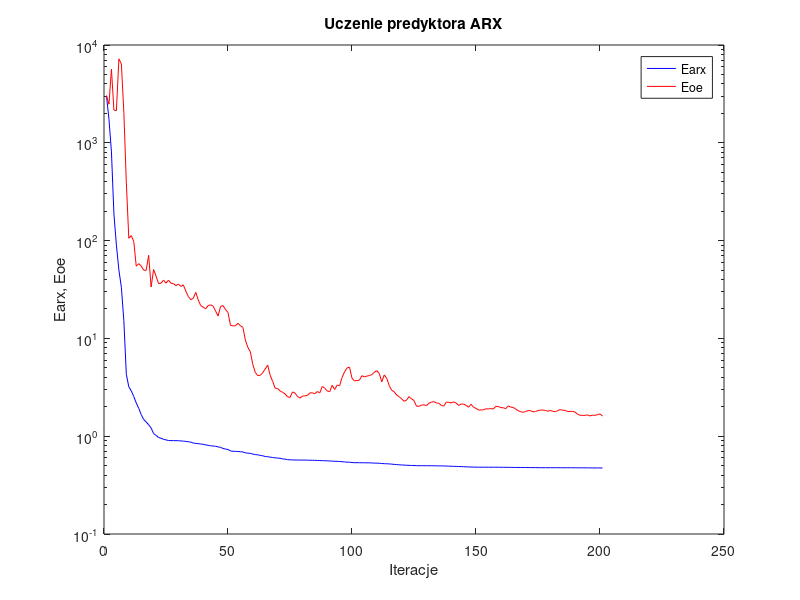
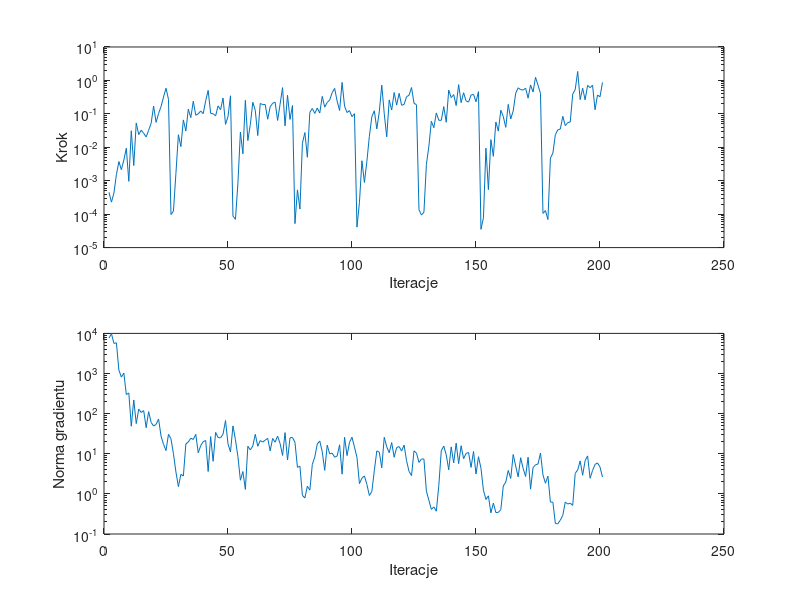

Write the MATLAB code that produced these figures, in order.
%uczenie predyktora arx
clear all;
n=0; farx(n+1)=3.017046e+003; foe(n+1)=3.048026e+003; wspucz(n+1)=0.000000e+000; ng(n+1)=0.000000e+000;
%odnowa zmiennej metryki
n=1; farx(n+1)=1.742505e+003; foe(n+1)=2.480515e+003; krok(n+1)=4.494798e-004; ng(n+1)=7.625356e+003;
n=2; farx(n+1)=8.068249e+002; foe(n+1)=5.664486e+003; krok(n+1)=2.288097e-004; ng(n+1)=9.844398e+003;
n=3; farx(n+1)=1.865431e+002; foe(n+1)=2.159756e+003; krok(n+1)=4.283128e-004; ng(n+1)=5.627692e+003;
n=4; farx(n+1)=8.989060e+001; foe(n+1)=2.129974e+003; krok(n+1)=1.524981e-003; ng(n+1)=5.825508e+003;
n=5; farx(n+1)=5.003415e+001; foe(n+1)=7.209308e+003; krok(n+1)=3.752448e-003; ng(n+1)=1.210140e+003;
n=6; farx(n+1)=3.334369e+001; foe(n+1)=6.408383e+003; krok(n+1)=2.141344e-003; ng(n+1)=8.155408e+002;
n=7; farx(n+1)=1.520637e+001; foe(n+1)=2.052198e+003; krok(n+1)=4.174641e-003; ng(n+1)=1.024451e+003;
n=8; farx(n+1)=4.297860e+000; foe(n+1)=3.929385e+002; krok(n+1)=9.358895e-003; ng(n+1)=2.994035e+002;
n=9; farx(n+1)=3.198910e+000; foe(n+1)=1.056592e+002; krok(n+1)=9.589643e-004; ng(n+1)=3.279646e+002;
n=10; farx(n+1)=2.907842e+000; foe(n+1)=1.123554e+002; krok(n+1)=3.123706e-002; ng(n+1)=4.868831e+001;
n=11; farx(n+1)=2.545610e+000; foe(n+1)=9.833968e+001; krok(n+1)=2.850058e-003; ng(n+1)=2.191767e+002;
n=12; farx(n+1)=2.188987e+000; foe(n+1)=5.475270e+001; krok(n+1)=5.335388e-002; ng(n+1)=5.657147e+001;
n=13; farx(n+1)=1.929510e+000; foe(n+1)=5.810172e+001; krok(n+1)=2.399905e-002; ng(n+1)=1.298025e+002;
n=14; farx(n+1)=1.664697e+000; foe(n+1)=5.504496e+001; krok(n+1)=3.243318e-002; ng(n+1)=1.070624e+002;
n=15; farx(n+1)=1.481211e+000; foe(n+1)=4.983668e+001; krok(n+1)=2.617232e-002; ng(n+1)=1.191047e+002;
n=16; farx(n+1)=1.400377e+000; foe(n+1)=4.965528e+001; krok(n+1)=2.038266e-002; ng(n+1)=4.461495e+001;
n=17; farx(n+1)=1.308635e+000; foe(n+1)=7.075246e+001; krok(n+1)=3.234070e-002; ng(n+1)=1.122880e+002;
n=18; farx(n+1)=1.212892e+000; foe(n+1)=3.352359e+001; krok(n+1)=5.197516e-002; ng(n+1)=6.034749e+001;
n=19; farx(n+1)=1.064163e+000; foe(n+1)=5.063195e+001; krok(n+1)=1.713887e-001; ng(n+1)=4.919616e+001;
n=20; farx(n+1)=1.018984e+000; foe(n+1)=4.325537e+001; krok(n+1)=5.565015e-002; ng(n+1)=5.391139e+001;
n=21; farx(n+1)=9.709270e-001; foe(n+1)=3.635441e+001; krok(n+1)=1.019950e-001; ng(n+1)=7.349526e+001;
n=22; farx(n+1)=9.523157e-001; foe(n+1)=3.670399e+001; krok(n+1)=1.655202e-001; ng(n+1)=2.753844e+001;
n=23; farx(n+1)=9.289763e-001; foe(n+1)=3.950731e+001; krok(n+1)=3.183983e-001; ng(n+1)=1.715127e+001;
n=24; farx(n+1)=9.165886e-001; foe(n+1)=3.672274e+001; krok(n+1)=5.841487e-001; ng(n+1)=1.201365e+001;
n=25; farx(n+1)=9.042866e-001; foe(n+1)=3.944538e+001; krok(n+1)=2.726979e-001; ng(n+1)=3.051874e+001;
%odnowa zmiennej metryki
n=26; farx(n+1)=9.016758e-001; foe(n+1)=3.666842e+001; krok(n+1)=9.776439e-005; ng(n+1)=2.358861e+001;
n=27; farx(n+1)=9.012654e-001; foe(n+1)=3.633922e+001; krok(n+1)=1.231773e-004; ng(n+1)=1.003261e+001;
n=28; farx(n+1)=9.005899e-001; foe(n+1)=3.468144e+001; krok(n+1)=1.667309e-003; ng(n+1)=3.513776e+000;
n=29; farx(n+1)=8.988734e-001; foe(n+1)=3.591649e+001; krok(n+1)=2.378798e-002; ng(n+1)=1.519107e+000;
n=30; farx(n+1)=8.954883e-001; foe(n+1)=3.403001e+001; krok(n+1)=1.046652e-002; ng(n+1)=3.067385e+000;
n=31; farx(n+1)=8.897371e-001; foe(n+1)=3.522154e+001; krok(n+1)=6.589702e-002; ng(n+1)=2.787467e+000;
n=32; farx(n+1)=8.857500e-001; foe(n+1)=3.034973e+001; krok(n+1)=3.068686e-002; ng(n+1)=1.754195e+001;
n=33; farx(n+1)=8.766045e-001; foe(n+1)=2.680542e+001; krok(n+1)=1.383770e-001; ng(n+1)=1.967188e+001;
n=34; farx(n+1)=8.707178e-001; foe(n+1)=2.489450e+001; krok(n+1)=7.700420e-002; ng(n+1)=2.443022e+001;
n=35; farx(n+1)=8.502862e-001; foe(n+1)=2.572955e+001; krok(n+1)=2.385171e-001; ng(n+1)=2.272272e+001;
n=36; farx(n+1)=8.441716e-001; foe(n+1)=2.958716e+001; krok(n+1)=9.089589e-002; ng(n+1)=3.051773e+001;
n=37; farx(n+1)=8.395528e-001; foe(n+1)=2.478768e+001; krok(n+1)=1.000780e-001; ng(n+1)=1.056039e+001;
n=38; farx(n+1)=8.320919e-001; foe(n+1)=2.163725e+001; krok(n+1)=1.221956e-001; ng(n+1)=1.594956e+001;
n=39; farx(n+1)=8.261894e-001; foe(n+1)=2.084393e+001; krok(n+1)=1.011873e-001; ng(n+1)=2.002817e+001;
n=40; farx(n+1)=8.152957e-001; foe(n+1)=2.007162e+001; krok(n+1)=2.468078e-001; ng(n+1)=2.143985e+001;
n=41; farx(n+1)=8.066342e-001; foe(n+1)=2.169171e+001; krok(n+1)=5.030381e-001; ng(n+1)=3.614469e+000;
n=42; farx(n+1)=7.976068e-001; foe(n+1)=2.203589e+001; krok(n+1)=1.039503e-001; ng(n+1)=2.683196e+001;
n=43; farx(n+1)=7.942178e-001; foe(n+1)=2.136416e+001; krok(n+1)=1.008497e-001; ng(n+1)=6.499846e+000;
n=44; farx(n+1)=7.887920e-001; foe(n+1)=1.901767e+001; krok(n+1)=8.693674e-002; ng(n+1)=3.409790e+001;
n=45; farx(n+1)=7.776278e-001; foe(n+1)=1.693967e+001; krok(n+1)=1.732520e-001; ng(n+1)=2.545600e+001;
n=46; farx(n+1)=7.690977e-001; foe(n+1)=2.125327e+001; krok(n+1)=1.328156e-001; ng(n+1)=2.486548e+001;
n=47; farx(n+1)=7.490899e-001; foe(n+1)=2.163362e+001; krok(n+1)=2.981475e-001; ng(n+1)=3.087559e+001;
n=48; farx(n+1)=7.390403e-001; foe(n+1)=1.970333e+001; krok(n+1)=4.858193e-002; ng(n+1)=6.727128e+001;
n=49; farx(n+1)=7.312383e-001; foe(n+1)=1.841116e+001; krok(n+1)=8.321100e-002; ng(n+1)=1.766342e+001;
n=50; farx(n+1)=7.075472e-001; foe(n+1)=1.362694e+001; krok(n+1)=3.465039e-001; ng(n+1)=1.112808e+001;
%odnowa zmiennej metryki
n=51; farx(n+1)=7.007504e-001; foe(n+1)=1.342208e+001; krok(n+1)=8.763006e-005; ng(n+1)=4.950109e+001;
n=52; farx(n+1)=6.996251e-001; foe(n+1)=1.347380e+001; krok(n+1)=7.005353e-005; ng(n+1)=2.229631e+001;
n=53; farx(n+1)=6.976164e-001; foe(n+1)=1.423927e+001; krok(n+1)=8.684522e-004; ng(n+1)=8.477847e+000;
n=54; farx(n+1)=6.932240e-001; foe(n+1)=1.349218e+001; krok(n+1)=2.858001e-002; ng(n+1)=2.187314e+000;
n=55; farx(n+1)=6.904671e-001; foe(n+1)=1.298819e+001; krok(n+1)=6.408577e-003; ng(n+1)=3.604221e+000;
n=56; farx(n+1)=6.755609e-001; foe(n+1)=9.618886e+000; krok(n+1)=2.538306e-001; ng(n+1)=1.292120e+000;
n=57; farx(n+1)=6.711334e-001; foe(n+1)=8.096363e+000; krok(n+1)=1.586441e-002; ng(n+1)=1.536219e+001;
n=58; farx(n+1)=6.669342e-001; foe(n+1)=7.308670e+000; krok(n+1)=4.797973e-002; ng(n+1)=1.246694e+001;
n=59; farx(n+1)=6.576059e-001; foe(n+1)=5.415046e+000; krok(n+1)=2.223238e-001; ng(n+1)=1.567615e+001;
n=60; farx(n+1)=6.480976e-001; foe(n+1)=4.496301e+000; krok(n+1)=1.269085e-001; ng(n+1)=3.052757e+001;
n=61; farx(n+1)=6.453519e-001; foe(n+1)=4.162383e+000; krok(n+1)=2.243330e-002; ng(n+1)=1.535452e+001;
n=62; farx(n+1)=6.367224e-001; foe(n+1)=4.194659e+000; krok(n+1)=2.048545e-001; ng(n+1)=2.134438e+001;
n=63; farx(n+1)=6.306070e-001; foe(n+1)=4.455070e+000; krok(n+1)=1.890204e-001; ng(n+1)=1.957470e+001;
n=64; farx(n+1)=6.200199e-001; foe(n+1)=4.875265e+000; krok(n+1)=1.902702e-001; ng(n+1)=2.181842e+001;
n=65; farx(n+1)=6.165738e-001; foe(n+1)=5.336791e+000; krok(n+1)=6.900644e-002; ng(n+1)=2.417387e+001;
n=66; farx(n+1)=6.112933e-001; foe(n+1)=4.185710e+000; krok(n+1)=1.630613e-001; ng(n+1)=1.180651e+001;
n=67; farx(n+1)=6.054942e-001; foe(n+1)=3.642550e+000; krok(n+1)=2.064051e-001; ng(n+1)=2.407129e+001;
n=68; farx(n+1)=6.009014e-001; foe(n+1)=3.095895e+000; krok(n+1)=2.250273e-001; ng(n+1)=1.941567e+001;
n=69; farx(n+1)=5.982225e-001; foe(n+1)=3.076945e+000; krok(n+1)=6.345766e-002; ng(n+1)=2.762061e+001;
n=70; farx(n+1)=5.941799e-001; foe(n+1)=2.904284e+000; krok(n+1)=1.945981e-001; ng(n+1)=1.795332e+001;
n=71; farx(n+1)=5.860508e-001; foe(n+1)=2.811771e+000; krok(n+1)=6.088496e-001; ng(n+1)=9.057256e+000;
n=72; farx(n+1)=5.831516e-001; foe(n+1)=2.713533e+000; krok(n+1)=4.382471e-002; ng(n+1)=3.370802e+001;
n=73; farx(n+1)=5.753519e-001; foe(n+1)=2.530871e+000; krok(n+1)=3.607244e-001; ng(n+1)=6.974635e+000;
n=74; farx(n+1)=5.740900e-001; foe(n+1)=2.486615e+000; krok(n+1)=6.826594e-002; ng(n+1)=2.499348e+001;
n=75; farx(n+1)=5.718438e-001; foe(n+1)=2.837005e+000; krok(n+1)=1.775417e-001; ng(n+1)=2.543747e+001;
%odnowa zmiennej metryki
n=76; farx(n+1)=5.711566e-001; foe(n+1)=2.763276e+000; krok(n+1)=5.210339e-005; ng(n+1)=1.924196e+001;
n=77; farx(n+1)=5.707352e-001; foe(n+1)=2.554551e+000; krok(n+1)=5.322828e-004; ng(n+1)=4.586262e+000;
n=78; farx(n+1)=5.706037e-001; foe(n+1)=2.452625e+000; krok(n+1)=1.418599e-004; ng(n+1)=4.897310e+000;
n=79; farx(n+1)=5.702025e-001; foe(n+1)=2.572602e+000; krok(n+1)=1.321526e-002; ng(n+1)=9.193583e-001;
n=80; farx(n+1)=5.697044e-001; foe(n+1)=2.583894e+000; krok(n+1)=2.757245e-002; ng(n+1)=7.925030e-001;
n=81; farx(n+1)=5.693048e-001; foe(n+1)=2.605628e+000; krok(n+1)=5.022246e-003; ng(n+1)=1.553680e+000;
n=82; farx(n+1)=5.679494e-001; foe(n+1)=2.770581e+000; krok(n+1)=1.111619e-001; ng(n+1)=1.241858e+000;
n=83; farx(n+1)=5.673578e-001; foe(n+1)=2.778731e+000; krok(n+1)=1.447238e-001; ng(n+1)=5.437106e+000;
n=84; farx(n+1)=5.661228e-001; foe(n+1)=2.717531e+000; krok(n+1)=1.028912e-001; ng(n+1)=8.352390e+000;
n=85; farx(n+1)=5.652001e-001; foe(n+1)=2.862723e+000; krok(n+1)=1.495129e-001; ng(n+1)=1.755716e+001;
n=86; farx(n+1)=5.637895e-001; foe(n+1)=2.773763e+000; krok(n+1)=1.057221e-001; ng(n+1)=2.080437e+001;
n=87; farx(n+1)=5.623417e-001; foe(n+1)=3.221890e+000; krok(n+1)=3.328440e-001; ng(n+1)=1.126612e+001;
n=88; farx(n+1)=5.614055e-001; foe(n+1)=3.102566e+000; krok(n+1)=1.585131e-001; ng(n+1)=3.858951e+000;
n=89; farx(n+1)=5.599915e-001; foe(n+1)=2.897522e+000; krok(n+1)=2.193298e-001; ng(n+1)=1.634000e+001;
n=90; farx(n+1)=5.582362e-001; foe(n+1)=2.852379e+000; krok(n+1)=2.595550e-001; ng(n+1)=9.926512e+000;
n=91; farx(n+1)=5.560665e-001; foe(n+1)=3.317900e+000; krok(n+1)=4.288049e-001; ng(n+1)=1.038737e+001;
n=92; farx(n+1)=5.542042e-001; foe(n+1)=3.004043e+000; krok(n+1)=5.788951e-001; ng(n+1)=8.203587e+000;
n=93; farx(n+1)=5.531141e-001; foe(n+1)=3.328392e+000; krok(n+1)=2.401907e-001; ng(n+1)=8.772039e+000;
n=94; farx(n+1)=5.514429e-001; foe(n+1)=3.283683e+000; krok(n+1)=1.259999e-001; ng(n+1)=1.672629e+001;
n=95; farx(n+1)=5.483906e-001; foe(n+1)=3.982107e+000; krok(n+1)=8.707243e-001; ng(n+1)=3.106128e+000;
n=96; farx(n+1)=5.455365e-001; foe(n+1)=4.555097e+000; krok(n+1)=1.686145e-001; ng(n+1)=2.577166e+001;
n=97; farx(n+1)=5.434136e-001; foe(n+1)=4.980200e+000; krok(n+1)=1.096481e-001; ng(n+1)=9.013712e+000;
n=98; farx(n+1)=5.421178e-001; foe(n+1)=5.084758e+000; krok(n+1)=1.248173e-001; ng(n+1)=1.940559e+001;
n=99; farx(n+1)=5.380877e-001; foe(n+1)=3.913887e+000; krok(n+1)=8.268560e-002; ng(n+1)=2.576999e+001;
n=100; farx(n+1)=5.360079e-001; foe(n+1)=3.676894e+000; krok(n+1)=1.011122e-001; ng(n+1)=1.464616e+001;
%odnowa zmiennej metryki
n=101; farx(n+1)=5.359227e-001; foe(n+1)=3.707820e+000; krok(n+1)=4.095955e-005; ng(n+1)=8.110462e+000;
n=102; farx(n+1)=5.358952e-001; foe(n+1)=3.744948e+000; krok(n+1)=2.247399e-004; ng(n+1)=1.803346e+000;
n=103; farx(n+1)=5.350799e-001; foe(n+1)=4.159545e+000; krok(n+1)=3.966104e-003; ng(n+1)=2.457673e+000;
n=104; farx(n+1)=5.348532e-001; foe(n+1)=4.034507e+000; krok(n+1)=8.874855e-004; ng(n+1)=2.802934e+000;
n=105; farx(n+1)=5.345335e-001; foe(n+1)=4.116601e+000; krok(n+1)=3.833898e-003; ng(n+1)=1.724542e+000;
n=106; farx(n+1)=5.339488e-001; foe(n+1)=4.172233e+000; krok(n+1)=2.128042e-002; ng(n+1)=9.100593e-001;
n=107; farx(n+1)=5.328982e-001; foe(n+1)=4.258283e+000; krok(n+1)=8.276012e-002; ng(n+1)=1.148420e+000;
n=108; farx(n+1)=5.307619e-001; foe(n+1)=4.506880e+000; krok(n+1)=1.237945e-001; ng(n+1)=3.795790e+000;
n=109; farx(n+1)=5.300173e-001; foe(n+1)=4.671907e+000; krok(n+1)=3.542231e-002; ng(n+1)=1.178508e+001;
n=110; farx(n+1)=5.290111e-001; foe(n+1)=4.374721e+000; krok(n+1)=1.146189e-001; ng(n+1)=1.097350e+001;
n=111; farx(n+1)=5.261753e-001; foe(n+1)=3.593005e+000; krok(n+1)=7.228765e-001; ng(n+1)=4.464302e+000;
n=112; farx(n+1)=5.236348e-001; foe(n+1)=4.231982e+000; krok(n+1)=1.015974e-001; ng(n+1)=2.569006e+001;
n=113; farx(n+1)=5.228478e-001; foe(n+1)=3.913473e+000; krok(n+1)=2.049366e-002; ng(n+1)=1.496468e+001;
n=114; farx(n+1)=5.208703e-001; foe(n+1)=3.297299e+000; krok(n+1)=2.609695e-001; ng(n+1)=1.061963e+001;
n=115; farx(n+1)=5.181077e-001; foe(n+1)=2.950695e+000; krok(n+1)=1.300904e-001; ng(n+1)=1.901118e+001;
n=116; farx(n+1)=5.152055e-001; foe(n+1)=2.847659e+000; krok(n+1)=4.353621e-001; ng(n+1)=8.190462e+000;
n=117; farx(n+1)=5.124237e-001; foe(n+1)=2.639289e+000; krok(n+1)=1.827549e-001; ng(n+1)=1.424940e+001;
n=118; farx(n+1)=5.098734e-001; foe(n+1)=2.535356e+000; krok(n+1)=4.112198e-001; ng(n+1)=1.509238e+001;
n=119; farx(n+1)=5.081545e-001; foe(n+1)=2.410372e+000; krok(n+1)=1.809649e-001; ng(n+1)=1.173843e+001;
n=120; farx(n+1)=5.064681e-001; foe(n+1)=2.277021e+000; krok(n+1)=1.903039e-001; ng(n+1)=1.643823e+001;
n=121; farx(n+1)=5.046781e-001; foe(n+1)=2.338501e+000; krok(n+1)=3.268918e-001; ng(n+1)=6.683213e+000;
n=122; farx(n+1)=5.035652e-001; foe(n+1)=2.541414e+000; krok(n+1)=3.589369e-001; ng(n+1)=3.624883e+000;
n=123; farx(n+1)=5.020625e-001; foe(n+1)=2.413077e+000; krok(n+1)=6.132431e-001; ng(n+1)=2.846284e+000;
n=124; farx(n+1)=5.013418e-001; foe(n+1)=2.314804e+000; krok(n+1)=2.082003e-001; ng(n+1)=1.182658e+001;
n=125; farx(n+1)=4.997010e-001; foe(n+1)=2.028114e+000; krok(n+1)=1.865458e-001; ng(n+1)=1.038323e+001;
%odnowa zmiennej metryki
n=126; farx(n+1)=4.995459e-001; foe(n+1)=2.021978e+000; krok(n+1)=1.367364e-004; ng(n+1)=6.077604e+000;
n=127; farx(n+1)=4.993749e-001; foe(n+1)=2.076800e+000; krok(n+1)=9.404951e-005; ng(n+1)=7.400117e+000;
n=128; farx(n+1)=4.992387e-001; foe(n+1)=2.095610e+000; krok(n+1)=1.142910e-004; ng(n+1)=7.400648e+000;
n=129; farx(n+1)=4.991146e-001; foe(n+1)=2.055430e+000; krok(n+1)=3.096185e-003; ng(n+1)=1.171308e+000;
n=130; farx(n+1)=4.989695e-001; foe(n+1)=2.168507e+000; krok(n+1)=1.080144e-002; ng(n+1)=6.954089e-001;
n=131; farx(n+1)=4.986947e-001; foe(n+1)=2.230410e+000; krok(n+1)=6.013962e-002; ng(n+1)=4.103463e-001;
n=132; farx(n+1)=4.984708e-001; foe(n+1)=2.257773e+000; krok(n+1)=3.852379e-002; ng(n+1)=4.734839e-001;
n=133; farx(n+1)=4.980304e-001; foe(n+1)=2.189637e+000; krok(n+1)=1.067078e-001; ng(n+1)=3.703022e-001;
n=134; farx(n+1)=4.971983e-001; foe(n+1)=2.173987e+000; krok(n+1)=6.418507e-002; ng(n+1)=1.619892e+000;
n=135; farx(n+1)=4.968172e-001; foe(n+1)=2.068354e+000; krok(n+1)=6.407656e-002; ng(n+1)=1.192626e+001;
n=136; farx(n+1)=4.962883e-001; foe(n+1)=2.030236e+000; krok(n+1)=1.644497e-001; ng(n+1)=1.557781e+001;
n=137; farx(n+1)=4.956821e-001; foe(n+1)=2.229538e+000; krok(n+1)=5.606295e-002; ng(n+1)=9.406266e+000;
n=138; farx(n+1)=4.940156e-001; foe(n+1)=2.220182e+000; krok(n+1)=5.138574e-001; ng(n+1)=3.975608e+000;
n=139; farx(n+1)=4.929485e-001; foe(n+1)=2.188011e+000; krok(n+1)=3.056660e-001; ng(n+1)=1.483037e+001;
n=140; farx(n+1)=4.919902e-001; foe(n+1)=2.243429e+000; krok(n+1)=3.772555e-001; ng(n+1)=5.907605e+000;
n=141; farx(n+1)=4.911597e-001; foe(n+1)=2.183328e+000; krok(n+1)=1.775417e-001; ng(n+1)=1.837141e+001;
n=142; farx(n+1)=4.898760e-001; foe(n+1)=2.062972e+000; krok(n+1)=7.487569e-001; ng(n+1)=5.681160e+000;
n=143; farx(n+1)=4.889222e-001; foe(n+1)=2.134977e+000; krok(n+1)=2.160660e-001; ng(n+1)=1.588460e+001;
n=144; farx(n+1)=4.876773e-001; foe(n+1)=2.131144e+000; krok(n+1)=4.288049e-001; ng(n+1)=7.522439e+000;
n=145; farx(n+1)=4.860788e-001; foe(n+1)=2.065833e+000; krok(n+1)=2.427388e-001; ng(n+1)=1.022911e+001;
n=146; farx(n+1)=4.847116e-001; foe(n+1)=1.978259e+000; krok(n+1)=2.250273e-001; ng(n+1)=1.069633e+001;
n=147; farx(n+1)=4.840475e-001; foe(n+1)=2.122750e+000; krok(n+1)=3.655097e-001; ng(n+1)=4.575388e+000;
n=148; farx(n+1)=4.832063e-001; foe(n+1)=1.975169e+000; krok(n+1)=3.819012e-001; ng(n+1)=1.141730e+001;
n=149; farx(n+1)=4.829294e-001; foe(n+1)=1.928142e+000; krok(n+1)=2.301336e-001; ng(n+1)=3.115759e+000;
n=150; farx(n+1)=4.821940e-001; foe(n+1)=1.850101e+000; krok(n+1)=4.641165e-001; ng(n+1)=8.426097e+000;
%odnowa zmiennej metryki
n=151; farx(n+1)=4.821753e-001; foe(n+1)=1.857819e+000; krok(n+1)=3.523097e-005; ng(n+1)=4.362801e+000;
n=152; farx(n+1)=4.821704e-001; foe(n+1)=1.858117e+000; krok(n+1)=7.765442e-005; ng(n+1)=1.234187e+000;
n=153; farx(n+1)=4.820081e-001; foe(n+1)=1.908819e+000; krok(n+1)=9.397462e-003; ng(n+1)=7.254816e-001;
n=154; farx(n+1)=4.819959e-001; foe(n+1)=1.896935e+000; krok(n+1)=5.420077e-004; ng(n+1)=8.942807e-001;
n=155; farx(n+1)=4.819426e-001; foe(n+1)=1.917946e+000; krok(n+1)=1.694236e-002; ng(n+1)=3.358742e-001;
n=156; farx(n+1)=4.818962e-001; foe(n+1)=1.896161e+000; krok(n+1)=5.357205e-003; ng(n+1)=5.900890e-001;
n=157; farx(n+1)=4.816678e-001; foe(n+1)=2.020224e+000; krok(n+1)=5.709755e-002; ng(n+1)=3.426861e-001;
n=158; farx(n+1)=4.815904e-001; foe(n+1)=2.010035e+000; krok(n+1)=3.052860e-002; ng(n+1)=3.460693e-001;
n=159; farx(n+1)=4.813444e-001; foe(n+1)=1.960356e+000; krok(n+1)=1.283701e-001; ng(n+1)=4.037691e-001;
n=160; farx(n+1)=4.808642e-001; foe(n+1)=1.955980e+000; krok(n+1)=8.321100e-002; ng(n+1)=1.571153e+000;
n=161; farx(n+1)=4.807066e-001; foe(n+1)=1.910005e+000; krok(n+1)=3.946598e-002; ng(n+1)=1.961841e+000;
n=162; farx(n+1)=4.801550e-001; foe(n+1)=2.042215e+000; krok(n+1)=1.919924e-001; ng(n+1)=3.833261e+000;
n=163; farx(n+1)=4.798245e-001; foe(n+1)=1.981474e+000; krok(n+1)=7.000904e-002; ng(n+1)=2.425406e+000;
n=164; farx(n+1)=4.794973e-001; foe(n+1)=1.968156e+000; krok(n+1)=1.220399e-001; ng(n+1)=9.599841e+000;
n=165; farx(n+1)=4.791846e-001; foe(n+1)=1.897671e+000; krok(n+1)=4.128102e-001; ng(n+1)=4.953580e+000;
n=166; farx(n+1)=4.788783e-001; foe(n+1)=1.821569e+000; krok(n+1)=6.011939e-001; ng(n+1)=2.658591e+000;
n=167; farx(n+1)=4.784941e-001; foe(n+1)=1.780823e+000; krok(n+1)=5.312625e-001; ng(n+1)=7.974661e+000;
n=168; farx(n+1)=4.782569e-001; foe(n+1)=1.756551e+000; krok(n+1)=5.155493e-001; ng(n+1)=4.329369e+000;
n=169; farx(n+1)=4.780215e-001; foe(n+1)=1.788048e+000; krok(n+1)=5.872046e-001; ng(n+1)=2.717190e+000;
n=170; farx(n+1)=4.779135e-001; foe(n+1)=1.822859e+000; krok(n+1)=2.944474e-001; ng(n+1)=8.230913e+000;
n=171; farx(n+1)=4.777162e-001; foe(n+1)=1.826671e+000; krok(n+1)=7.310195e-001; ng(n+1)=1.311023e+000;
n=172; farx(n+1)=4.775369e-001; foe(n+1)=1.775473e+000; krok(n+1)=4.500546e-001; ng(n+1)=4.504661e+000;
n=173; farx(n+1)=4.771610e-001; foe(n+1)=1.785180e+000; krok(n+1)=1.242110e+000; ng(n+1)=5.327220e+000;
n=174; farx(n+1)=4.768318e-001; foe(n+1)=1.828357e+000; krok(n+1)=7.214488e-001; ng(n+1)=5.544236e+000;
n=175; farx(n+1)=4.763920e-001; foe(n+1)=1.849770e+000; krok(n+1)=4.097889e-001; ng(n+1)=1.041917e+001;
%odnowa zmiennej metryki
n=176; farx(n+1)=4.763674e-001; foe(n+1)=1.850821e+000; krok(n+1)=1.055848e-004; ng(n+1)=2.974258e+000;
n=177; farx(n+1)=4.763508e-001; foe(n+1)=1.831861e+000; krok(n+1)=1.279822e-004; ng(n+1)=1.843618e+000;
n=178; farx(n+1)=4.763319e-001; foe(n+1)=1.802778e+000; krok(n+1)=6.918420e-005; ng(n+1)=2.766277e+000;
n=179; farx(n+1)=4.762735e-001; foe(n+1)=1.830827e+000; krok(n+1)=4.743100e-003; ng(n+1)=6.239322e-001;
n=180; farx(n+1)=4.762033e-001; foe(n+1)=1.796382e+000; krok(n+1)=6.700076e-003; ng(n+1)=6.208756e-001;
n=181; farx(n+1)=4.761813e-001; foe(n+1)=1.782155e+000; krok(n+1)=2.387143e-002; ng(n+1)=1.825815e-001;
n=182; farx(n+1)=4.761415e-001; foe(n+1)=1.829307e+000; krok(n+1)=3.320390e-002; ng(n+1)=1.798616e-001;
n=183; farx(n+1)=4.760976e-001; foe(n+1)=1.870538e+000; krok(n+1)=3.522595e-002; ng(n+1)=2.218659e-001;
n=184; farx(n+1)=4.760245e-001; foe(n+1)=1.844352e+000; krok(n+1)=8.430727e-002; ng(n+1)=2.916244e-001;
n=185; farx(n+1)=4.759878e-001; foe(n+1)=1.836990e+000; krok(n+1)=4.446078e-002; ng(n+1)=6.251948e-001;
n=186; farx(n+1)=4.759206e-001; foe(n+1)=1.784688e+000; krok(n+1)=5.455281e-002; ng(n+1)=5.596001e-001;
n=187; farx(n+1)=4.758546e-001; foe(n+1)=1.792307e+000; krok(n+1)=5.709755e-002; ng(n+1)=5.862031e-001;
n=188; farx(n+1)=4.756410e-001; foe(n+1)=1.797099e+000; krok(n+1)=3.903951e-001; ng(n+1)=5.159160e-001;
n=189; farx(n+1)=4.755517e-001; foe(n+1)=1.759057e+000; krok(n+1)=5.281352e-001; ng(n+1)=3.256305e+000;
n=190; farx(n+1)=4.752370e-001; foe(n+1)=1.675183e+000; krok(n+1)=1.854055e+000; ng(n+1)=3.942396e+000;
n=191; farx(n+1)=4.751438e-001; foe(n+1)=1.637140e+000; krok(n+1)=2.663672e-001; ng(n+1)=6.642007e+000;
n=192; farx(n+1)=4.749747e-001; foe(n+1)=1.630329e+000; krok(n+1)=5.856145e-001; ng(n+1)=2.915388e+000;
n=193; farx(n+1)=4.748528e-001; foe(n+1)=1.634102e+000; krok(n+1)=2.624788e-001; ng(n+1)=6.760461e+000;
n=194; farx(n+1)=4.745297e-001; foe(n+1)=1.650597e+000; krok(n+1)=7.113726e-001; ng(n+1)=8.835086e+000;
n=195; farx(n+1)=4.743299e-001; foe(n+1)=1.610763e+000; krok(n+1)=6.077026e-001; ng(n+1)=2.453989e+000;
n=196; farx(n+1)=4.739816e-001; foe(n+1)=1.640387e+000; krok(n+1)=7.178738e-001; ng(n+1)=3.828673e+000;
n=197; farx(n+1)=4.738957e-001; foe(n+1)=1.635743e+000; krok(n+1)=1.328156e-001; ng(n+1)=5.411833e+000;
n=198; farx(n+1)=4.737230e-001; foe(n+1)=1.659750e+000; krok(n+1)=3.655097e-001; ng(n+1)=5.912241e+000;
n=199; farx(n+1)=4.735902e-001; foe(n+1)=1.692213e+000; krok(n+1)=3.238984e-001; ng(n+1)=4.665622e+000;
n=200; farx(n+1)=4.733385e-001; foe(n+1)=1.605379e+000; krok(n+1)=8.704303e-001; ng(n+1)=2.627267e+000;

figure; semilogy(farx,'b'); hold on; semilogy(foe,'r'); xlabel('Iteracje'); ylabel('Earx, Eoe'); legend('Earx','Eoe'); title('Uczenie predyktora ARX');
figure; subplot(2,1,1); semilogy(krok); xlabel('Iteracje'); ylabel('Krok');
subplot(2,1,2); semilogy(ng); xlabel('Iteracje'); ylabel('Norma gradientu');
Earx=farx(n+1)
Eoe=foe(n+1)
